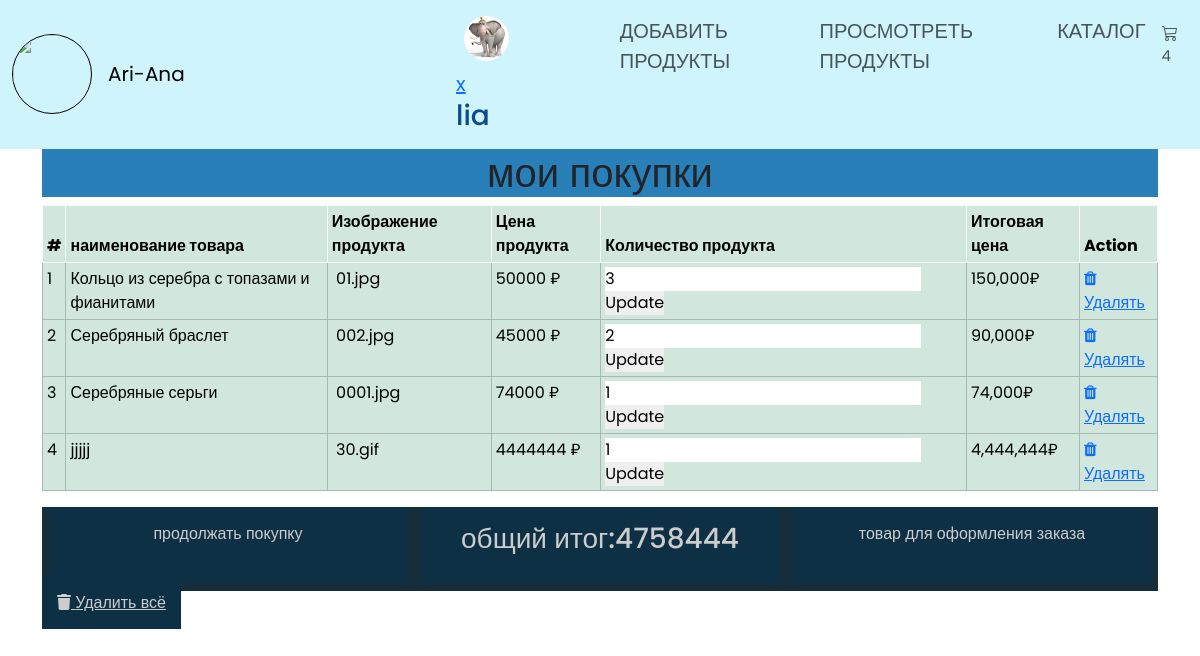
Page /cart.php (signed in) on the committed database.
### tables this page shows
CREATE TABLE `user_form` (
  `id` int NOT NULL,
  `name` varchar(100) NOT NULL,
  `email` varchar(100) NOT NULL,
  `password` varchar(100) NOT NULL,
  `image` varchar(255) NOT NULL
);

CREATE TABLE `cart` (
  `id` int NOT NULL,
  `name` varchar(100) NOT NULL,
  `price` varchar(100) NOT NULL,
  `image` varchar(255) NOT NULL,
  `quantity` int NOT NULL
);

### cart.php (the view, shortened to what this page needs)
<?
require "conn.php";
?>
<?
include 'header.php';
?>
<div class="container">
  <section class="shopping_cart">
    <h1 class="heading">мои покупки</h1>
    <table class="table table-success table-bordered  table-sm table-hover">
      <?
      $select_cart_products = mysqli_query($conn, "SELECT * FROM `cart`");
      $num = 1;
      $grand_total = 0;
      if (mysqli_num_rows($select_cart_products) > 0) {
        echo '
     <thead class=" thead-success thead-bordered border-light thead-sm table-hover">
       <th scope="col ">#</th>
       <th scope="col">наименование товара</th>
       <th scope="col">Изображение продукта</th>
       <th scope="col">Цена продукта</th>
       <th scope="col">Количество продукта</th>
       <th scope="col">Итоговая цена</th>
       <th scope="col">Action</th>
   </thead>
   <tbody>';
        while ($fetch_cart_products = mysqli_fetch_assoc($select_cart_products)) {
      ?>
          <tr>
            <td><? echo $num; ?></td>
            <td><? echo $fetch_cart_products['name']; ?></td>
            <td>
              <img src="image/<? $fetch_cart_products['image']; ?>" alt=""><?echo $fetch_cart_products['image']; ?>
            </td>
            <td><? echo $fetch_cart_products['price' ]; ?> ₽</td>
            <td>
              <form action="" method="post">
                <div class="quantity_box">
                  <input type="number" min="1" value="<? echo $fetch_cart_products['quantity']; ?>" name="update_quantity">
                  <input type="submit" class="update_quantity" value="Update" name="update_product_quantity">
                </div>
              </form>
            </td>
            <td><? echo $subtotal = number_format($fetch_cart_products['price'] * $fetch_cart_products['quantity']); ?>₽</td>
            <td>
              <a href="cart.php?remove=<? echo $fetch_cart_products['id'] ?>" onclick="return confirm('Вы уверены, что хотите удалить этот товар?')">
                <i class="fa fa-trash"> </i>Удалять
              </a>
            </td>
          </tr>
      <?
          $grand_total +=($fetch_cart_products['price'] * $fetch_cart_products['quantity']);
          $num++;
        }
      } else {
        echo '<div class="empty_text">Корзина пуста</div>';
      }
      ?>
      </tbody>
    </table>
    <?
    if($grand_total > 0)
  {
    ?>
    <div class="table_bottom">
      <a href="shop_product.php" class="bottom_btn">продолжать покупку</a>
      <h3 class="bottom_btn">общий итог:<span><?echo $grand_total;?></span></h3>
      <a href="" class="bottom_btn">товар для оформления заказа</a>
    </div>
    <a href="cart.php?delete_all" class="del_all_btn" name="delete_all">
      <i class=" fas fa-trash"></i> Удалить всё
    </a>
    <?
    }else{
      echo '';
    }
    ?>
  </section>
</div>

### header.php (shortened to what this page needs)
<?
require "conn.php";
$user_id = $_SESSION['user_id'];
?>
<!DOCTYPE html>
<html lang="en">
<head>
  <link rel="stylesheet" href="https://cdnjs.cloudflare.com/ajax/libs/font-awesome/6.4.2/css/all.min.css" />
  <link rel="stylesheet" href="https://cdnjs.cloudflare.com/ajax/libs/bootstrap/5.3.2/css/bootstrap-grid.min.css" />
  <link rel="stylesheet" href="https://cdn.jsdelivr.net/npm/bootstrap@5.3.2/dist/css/bootstrap.min.css">
  <link rel="stylesheet" href="https://cdnjs.cloudflare.com/ajax/libs/font-awesome/4.7.0/css/font-awesome.min.css">
  <link rel="stylesheet" href="css/main.css">
</head>
<body>
  <header>
    <div class="header_body">
      <nav class="navbar navbar-expand-lg bg-body-tertiary bg-info-subtle">
        <div class="container-fluid">
          <a class="navbar-brand" href="javascript:void(0)">
            <img src="image/logo.jpg" alt="" class="logo">
          </a>
          <a class="navbar-brand" href="home.php" class="logo_name">Ari-Ana</a>
          <div class="collapse navbar-collapse" id="navbarText">
            <ul class="navbar-nav ms-auto mb-2 mb-lg-0">
              <li class="nav-item">
                <a class="nav-link" href="register.php"><img src="image/icons8-female-user.gif" alt=""></a>
              </li>
              <li class="nav-item avatar" >
                <a class="nav-link" href="" >
                  <? $select = mysqli_query($conn, "SELECT * FROM `user_form` WHERE id = '$user_id'") or die('query failed');
                  if (mysqli_num_rows($select) > 0) {
                    $fetch = mysqli_fetch_assoc($select);
                  }
                  if ($fetch['image'] == '') {
                  } else {
                    echo '<img class="img" src="uploads/avatar/' . $fetch['image'] . '">';
                    ?><a href="logout.php">x</a><?
                  }
                  ?>
                  <h3><?php echo $fetch['name']; ?></h3>
                </a>
              </li>
              <li class="nav-item">
                <a class="nav-link" aria-current="page" href="base.php">ДОБАВИТЬ ПРОДУКТЫ</a>
              </li>
              <li class="nav-item">
                <a class="nav-link" href="view_products.php">ПРОСМОТРЕТЬ ПРОДУКТЫ</a>
              </li>
              <li class="nav-item">
                <a class="nav-link" href="shop_product.php">КАТАЛОГ</a>
              </li>
              <li class="nav-item">
                <?
                $select_products = mysqli_query($conn, "SELECT * FROM `cart`") or die ('query failed');
                $row_count = mysqli_num_rows($select_products);
                ?>
                <a href="cart.php" class="nav-link cart"><i class="bi bi-cart3"></i><span><sup><? echo $row_count?></sup></span></a>
              </li>
            </ul>
          </div>
        </div>
      </nav>
    </div>
  </header>

### css/main.css (style rules this page uses)
:root { --blue:#3498db; --dark-blue:#2980b9; --red:#e74c3c; --dark-red:#c0392b; --black:#333; --white:#fff; --light-bg:#eee; --box-shadow:0 5px 10px rgba(0,0,0,.1); }
* { font-family: 'Poppins', sans-serif; margin:0; padding:0; box-sizing: border-box; outline: none; border: none; text-decoration: none; }
.logo { width: 80px; height: 80px; border-radius: 50%; border: 1px solid; }
.heading { background-color: #2980b9; text-align: center; }
.header_body { color: rgb(8, 75, 143); font-family: 'Poppins', sans-serif; font-size: 20px; }
.avatar { width: 25%; height: 25%; border-radius: 50%; }
.img { height: 45px; width: 45px; border: 1 px solid rgb(245, 189, 104); border-radius: 50%; }
.table_bottom { display: flex; justify-content: space-around; background: #162e3b; width: 100%; }
.bottom_btn { width: 32%; height: 76px; padding: 15px; background: #0e3045; color: #ccc; text-decoration: none; text-align: center; }
.del_all_btn { margin-top: 20px; background: #0e3045; color: #ccc; width: 32%; height: 46px; padding: 15px; }

### rows in the picture
user_form: image (picture), name "lia"
cart: name "Кольцо из серебра с топазами и фианитами", image "01.jpg", price "50000", update_quantity "3", price+quantity "150,000"
cart: name "Серебряный браслет", image "002.jpg", price "45000", update_quantity "2", price+quantity "90,000"
cart: name "Серебряные серьги", image "0001.jpg", price "74000", update_quantity "1", price+quantity "74,000"
cart: name "jjjjj", image "30.gif", price "4444444", update_quantity "1", price+quantity "4,444,444"

### other values in the picture
$row_count "4"
$grand_total "4758444"
